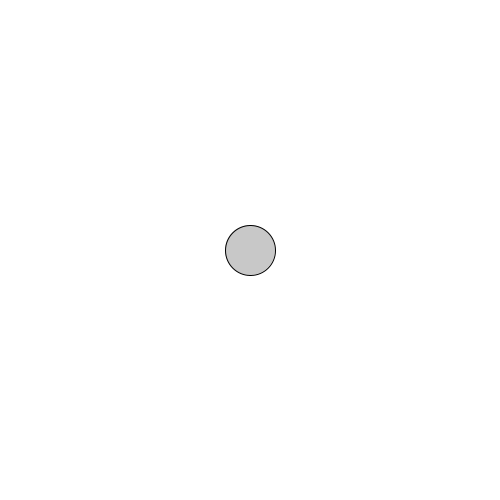
Frame 1 (no input)
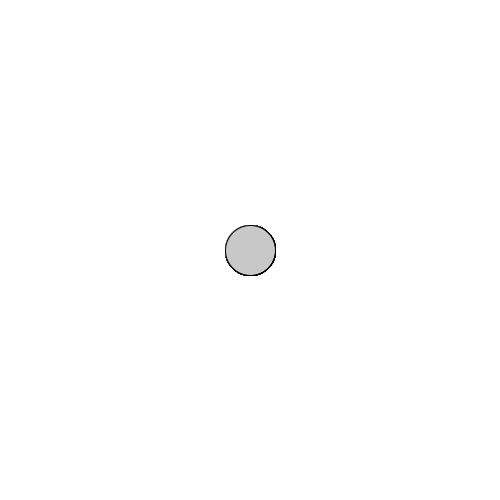
Frame 60 (the mouse pressed at the canvas centre just before this capture)
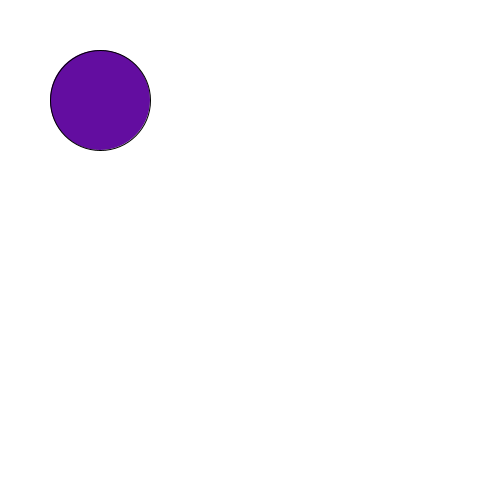
Frame 120 (the mouse held since frame 60 and released just before this capture)

The Processing sketch that drew these frames (run headless with seeded random() and noise(); from frame 60 on, the mouse is pressed at the canvas centre):

// Processing sketch: processing_31306
// ── processing_31306.pde

float x;
float y ;
float dia = 50;
float radius = dia/2;
color col = color(200);
 
 
void setup() {
  size(500,500);
  background(255); 
   
}
 
void draw() { 
  x = width/2;
  y = height/2;
  fill(col);
  ellipse(x,y,dia,dia);
  textSize(30);
  
  if(mousePressed == true) { 
    if(mouseX > x-radius && mouseY< x+radius && mouseY > y-radius && mouseY < y+radius){
    background(255);
    ellipse(100,100,100,100);
      col = color(random(255), random(255), random(255));
    }
  }
if(mousePressed == true){
 if(mouseX > 50 && mouseX< 150 && mouseY > 50 && mouseY < 150){
   background(255);
   ellipse(x,y,dia,dia);
   ellipse(100,100,100,100);
    ellipse(400, 400, 40, 40);
    col = color(random(255), random(255), random(255));
 
    }
    }
}
